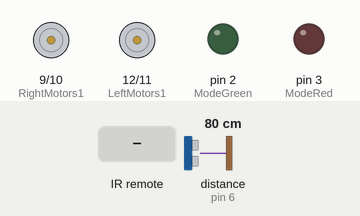
A sketch run on a simulated Arduino Uno, built with avr-gcc and run on an emulated ATmega328P. On the bench: motor-driver pin pairs drawn as motors (green arrow = first pin HIGH = forward, orange = second pin HIGH = backward, longer = more drive, scaled by the enable pin), output pins drawn as LEDs (lit = HIGH). The inputs (shaded band) are chosen by the test bench; at power-on: distance to the obstacle (sensor on pin 6) 80 cm. The echo pulse lasts 58.3 µs per cm; pins used as bus, display or sensor lines are not drawn.

Above: at 1.2 s.
1.3 s: infrared code 0x22DD received
At 1.7 s:
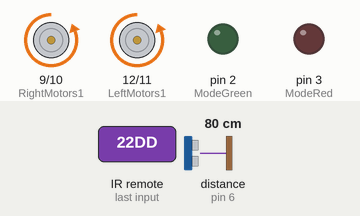
3.3 s: infrared code 0x52AD received
At 4.1 s:
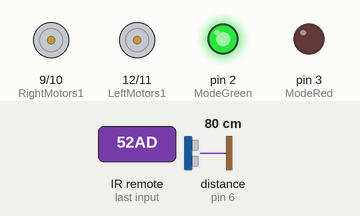
4.8 s: infrared code 0x22DD received
At 5.1 s:
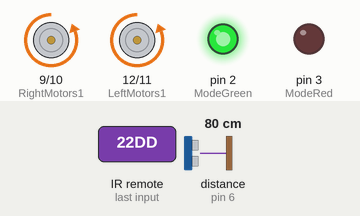
6.8 s: distance to the obstacle (sensor on pin 6) set to 6 cm
8.3 s: distance to the obstacle (sensor on pin 6) set to 3 cm
At 8.7 s:
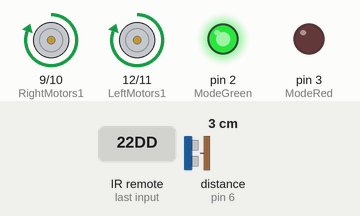
11.3 s: distance to the obstacle (sensor on pin 6) set to 9 cm
At 12.6 s:
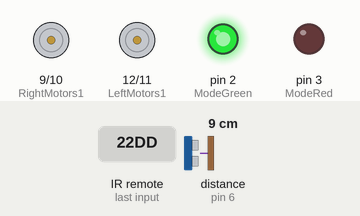
Timing chart, 0 to 13.8 s (numbered marks = the images above; inputs shaded):
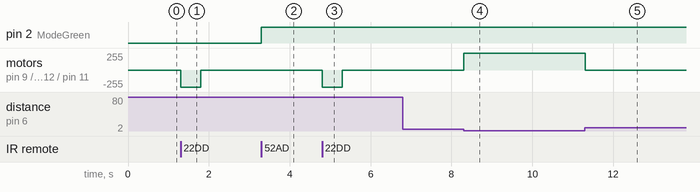

The sketch:

RC-Car.ino
```cpp
#include <IRremote.h>

//input for remote
int IRInput = 7;

//pins for displaying killMode
int ModeRed = 3;
int ModeGreen = 2;

//the current state of killMode
bool IsKillMode = false;

//pins for H bridge
int LeftEnable = 13;
int LeftMotors1 = 12;
int LeftMotors2 = 11;
int RightMotors1 = 9;
int RightMotors2 = 10;
int RightEnable = 8;

//pins for ping
int PingTrig = 5;
int PingEcho = 6;
//current state of ping on/off
bool PingToggle = false;

//used for storing previous IR code
//this is needed so you can hold the button down to move
int PrevIRCode;

IRrecv irrecv(IRInput);
decode_results results;
void setup() {
  irrecv.enableIRIn();
  pinMode(ModeRed, OUTPUT);
  pinMode(ModeGreen, OUTPUT);
  pinMode(PingEcho, INPUT);
  pinMode(PingTrig, OUTPUT);
  pinMode(LeftMotors1, OUTPUT);
  pinMode(LeftMotors2, OUTPUT);
  pinMode(LeftEnable, OUTPUT);
  pinMode(RightMotors1, OUTPUT);
  pinMode(RightMotors2, OUTPUT);
  pinMode(RightEnable, OUTPUT);
  Serial.begin(9600);
}
void loop() {
  //Check the IR Sensors
  checkIRSens();
  //checkPing
  runPing();
}


void runPing() {
  //If ping toggle is active
  if (PingToggle) {
    // get distance value
    int Distance = ping();
    //If it is within range
    if (Distance < 5) {
      //If kill mode is active
      if (IsKillMode) {
        //then ATTACK!!!!
        forward();
      }  //If boring mode is active
      else {
        //then avoid
        turnRight();
      }
    }
  }
}

int ping() {
  long distance;

  //pulse the sensor and read the distance
  digitalWrite(PingTrig, LOW);
  delayMicroseconds(2);
  digitalWrite(PingTrig, HIGH);
  delayMicroseconds(5);
  digitalWrite(PingTrig, LOW);
  distance = pulseIn(PingEcho, HIGH);

  //convert to CM
  distance = distance / 29 / 2;
  return distance;
}

void checkIRSens() {
  if (irrecv.decode(&results)) {  //if we recieve an ir signal
    int IRCode = results.value;
    switch (IRCode) {
      case (25245):  // "CH" Button / forward
        forward();
        PrevIRCode = 25245;
        break;
      case 8925:  //"Rewind" Button / Left
        turnLeft();
        PrevIRCode = 8925;
        break;
      case 765:  //"Fast Forward" Button/ Backwards
        backwards();
        PrevIRCode = 765;
        break;
      case -15811:  //"Skip" Button / Right
        turnRight();
        PrevIRCode = -15811;
        break;
      case 21165:  //"9" Button / Toggle Ping
        PingToggle = !PingToggle;
        PrevIRCode = 0;
        doLights();
        break;
      case -7651:                  //"CH+"  Button / Toggle Kill State
        IsKillMode = !IsKillMode;  //swap kill mode
        PrevIRCode = 0;
        doLights();

        break;
      case -1:
        /*
      The remote sends -1 when a button is held down
      The program saves the prevous value and tries to continously
      rerun it until it recieves no value from the remote
      */
        switch (PrevIRCode) {
          case (25245):  // Keypad button "CH" / forward;
            forward();
            break;
          case 8925:  //Keypad button "Rewind" / Left
            turnLeft();
            break;
          case 765:  //Keypad button "Fast Forward"/ Backwards
            backwards();
            break;
          case -15811:  //Keypad button "Skip" / Right
            turnRight();
            break;
        }
      default:
        break;
    }
    //return to reading the sensor
    irrecv.resume();
  }
}

void doLights() {
  if (PingToggle) {
    //if kill mode is on
    if (IsKillMode) {
      //turn on red light
      digitalWrite(ModeRed, HIGH);
      digitalWrite(ModeGreen, LOW);
    } else {
      //turn on green light
      digitalWrite(ModeRed, LOW);
      digitalWrite(ModeGreen, HIGH);
    }
  }
  else{
      digitalWrite(ModeRed, LOW);
      digitalWrite(ModeGreen, LOW);
  }
}

void backwards() {
  //both tires go backwards
  leftTire(true);
  rightTire(true);
  delay(500);  //stop
  stopTires();
}
void turnLeft() {
  //left tire goes back, right goes forward
  leftTire(true);
  rightTire(false);
  delay(500);  //stop
  stopTires();
}
void turnRight() {
  //left tire goes back, right goes forward
  leftTire(false);
  rightTire(true);
  delay(500);  //stop
  stopTires();
}
void forward() {
  //both tires go forward
  leftTire(false);
  rightTire(false);
  delay(500);  //stop
  stopTires();
}

void leftTire(bool isForward) {
  //write pins based on the passed parameter
  if (isForward) {
    digitalWrite(LeftEnable, LOW);
    digitalWrite(LeftMotors2, HIGH);
    digitalWrite(LeftMotors1, LOW);
    analogWrite(LeftEnable, 255);
  } else {
    digitalWrite(LeftEnable, LOW);
    digitalWrite(LeftMotors2, LOW);
    digitalWrite(LeftMotors1, HIGH);
    analogWrite(LeftEnable, 255);
  }
}

void rightTire(bool isForward) {
  //write pins based on the passed parameter
  if (isForward) {
    digitalWrite(RightEnable, LOW);
    digitalWrite(RightMotors2, LOW);
    digitalWrite(RightMotors1, HIGH);
    analogWrite(RightEnable, 255);
  } else {
    digitalWrite(RightEnable, LOW);
    digitalWrite(RightMotors2, HIGH);
    digitalWrite(RightMotors1, LOW);
    analogWrite(RightEnable, 255);
  }
}

void stopTires() {
  //Write everthing low
  digitalWrite(RightEnable, LOW);
  digitalWrite(RightMotors1, LOW);
  digitalWrite(RightMotors2, LOW);
  analogWrite(RightEnable, LOW);

  digitalWrite(LeftEnable, LOW);
  digitalWrite(LeftMotors2, LOW);
  digitalWrite(LeftMotors1, LOW);
  analogWrite(LeftEnable, LOW);
}
```

Measured:
- the behaviour switches between 5 and 4 cm on distance to the obstacle (sensor on pin 6) (found by bisection; images 3 and 4)
- after the input at 1.3 s, motor on pin 9 (RightMotors1) / pin 10 (RightMotors2), motor on pin 12 (LeftMotors1) / pin 11 (LeftMotors2): stopped → backward 255/255 at once, → stopped 0.50 s later
- after the input at 3.3 s, pin 2 (ModeGreen): LOW → HIGH at once
- after the input at 4.8 s, motor on pin 9 (RightMotors1) / pin 10 (RightMotors2), motor on pin 12 (LeftMotors1) / pin 11 (LeftMotors2): stopped → backward 255/255 at once, → stopped 0.50 s later
- after the input at 6.8 s, every drawn part: stays the same
- after the input at 8.3 s, motor on pin 9 (RightMotors1) / pin 10 (RightMotors2), motor on pin 12 (LeftMotors1) / pin 11 (LeftMotors2): stopped → forward 255/255 at once
- after the input at 11.3 s, motor on pin 9 (RightMotors1) / pin 10 (RightMotors2), motor on pin 12 (LeftMotors1) / pin 11 (LeftMotors2): forward 255/255 → stopped at once
